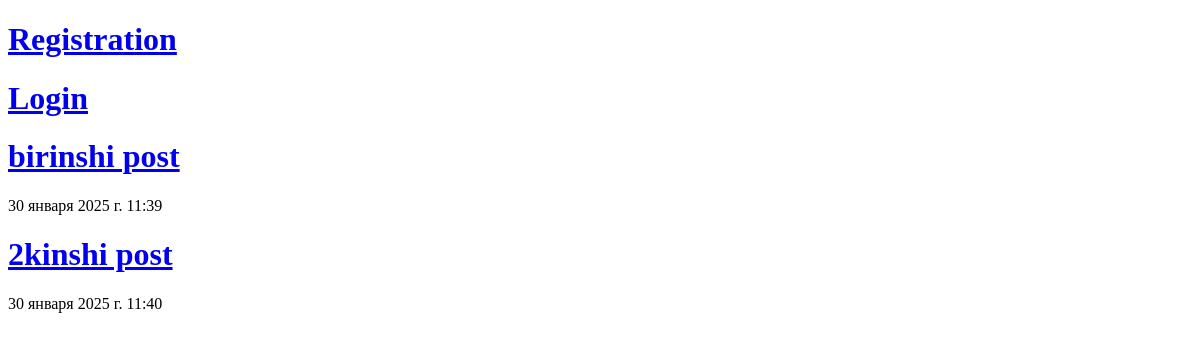
The app's page /, older data.
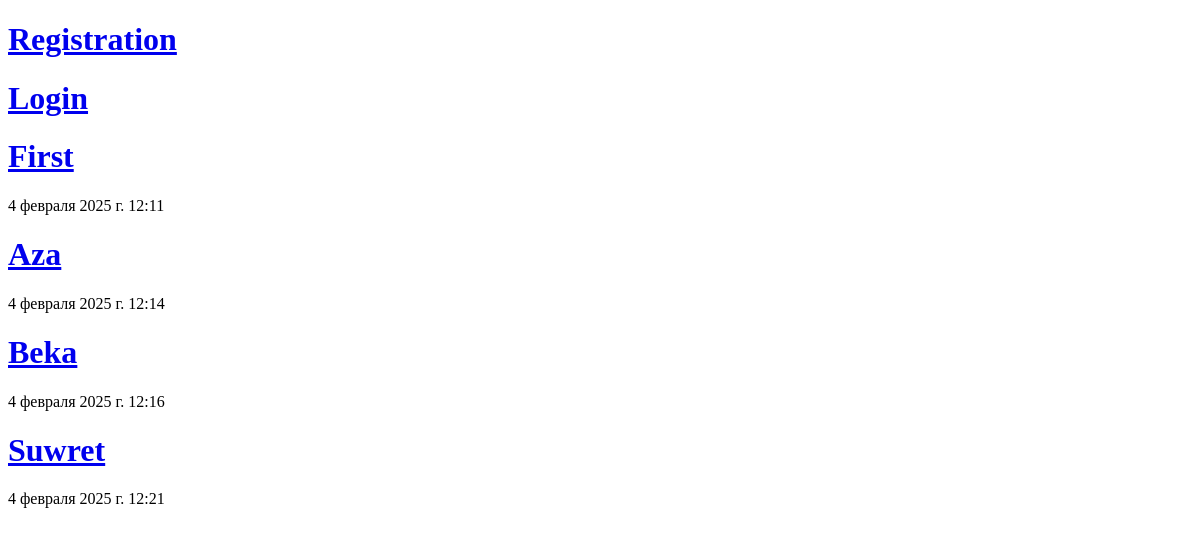
The same page, newer data.
### blog/models.py (models this page shows)
class BlogModel(models.Model):
    title = models.CharField(max_length=255,)
    post = models.TextField()
    pub_date = models.DateTimeField(
        auto_now=True,auto_created=True
    )
    image = models.ImageField(
        upload_to='media/images/',
        blank=True,null=True)
    author = models.ForeignKey(
        User,on_delete=models.CASCADE)

### blog/views.py (the view)
# urls.py: path('',views.homepage,name='home'),
def homepage(request):
    posts = models.BlogModel.objects.all()
    return render(request,'home.html',{'posts':posts})

### templates/home.html (shortened to what this page needs)
<!DOCTYPE html>
<html lang="en">
<head>
</head>
<body>
    {% if user.is_authenticated %}
        <h1>{{user.username}}</h1>
        <a href="{% url 'logout' %}">Logout</a>
        <a href="{% url 'create_post' %}">Create Post</a>
    {% else %}
        <h1><a href="{% url 'register' %}">Registration</a></h1>
        <h1><a href="{% url 'login' %}">Login</a></h1>
    {% endif %}
    {% for post in posts %}
       <a href="{% url 'detail' post.id %}"> <h1>{{post.title}}</h1></a>
        <p>{{post.pub_date}}</p>
    {% endfor %}
</body>
</html>

Row changes from the older to the newer data that the page shows:
removed BlogModel: title "birinshi post", pub_date "30 января 2025 г. 11:39"
removed BlogModel: title "2kinshi post", pub_date "30 января 2025 г. 11:40"
added BlogModel: title "First", pub_date "4 февраля 2025 г. 12:11"
added BlogModel: title "Aza", pub_date "4 февраля 2025 г. 12:14"
added BlogModel: title "Beka", pub_date "4 февраля 2025 г. 12:16"
added BlogModel: title "Suwret", pub_date "4 февраля 2025 г. 12:21"
